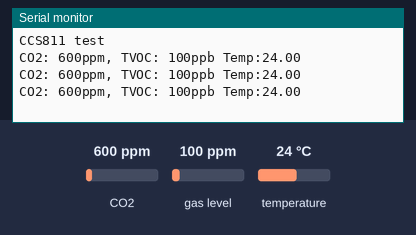
A sketch run on a simulated Arduino Uno, built with avr-gcc and run on an emulated ATmega328P. Shown: the last lines printed to the serial monitor. The test bench sets the inputs (shaded band); at power-on: CO2 600 ppm, gas level 100 ppm, temperature 24 °C.

Above: at 1.3 s.
1.4 s: CO2 set to 452 ppm
At 1.9 s:
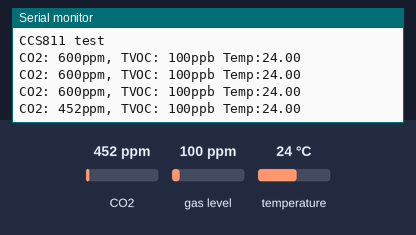
2.9 s: gas level set to 20 ppm
At 3.4 s:
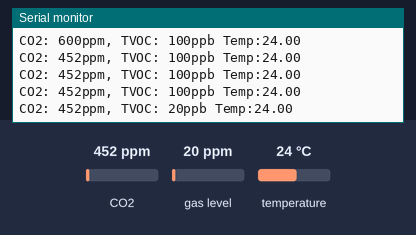
4.4 s: temperature set to 12 °C
At 4.9 s:
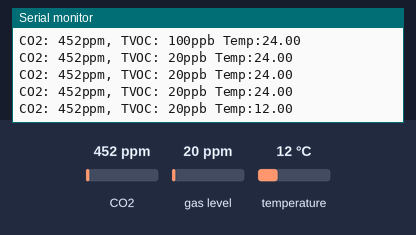

The sketch:

sketch_feb17a.ino
```cpp
#include <Wire.h>
#include <Adafruit_Sensor.h>
#include <Adafruit_CCS811.h>


Adafruit_CCS811 ccs;

void setup() {
Serial.begin(9600);

Serial.println("CCS811 test");


}


void loop() {
if(ccs.available()){
float temp = ccs.calculateTemperature();
if(!ccs.readData()){
Serial.print("CO2: ");
Serial.print(ccs.geteCO2());
Serial.print("ppm, TVOC: ");
Serial.print(ccs.getTVOC());
Serial.print("ppb Temp:");
Serial.println(temp);
}
else{
Serial.println("ERROR!");
while(1);
}
}
delay(500);
}
```

Measured:
- after the input at 1.4 s, the serial monitor: prints a new line after 0.11 s (image 1)
- after the input at 2.9 s, the serial monitor: prints a new line after 0.11 s (image 2)
- after the input at 4.4 s, the serial monitor: prints a new line after 0.12 s (image 3)
